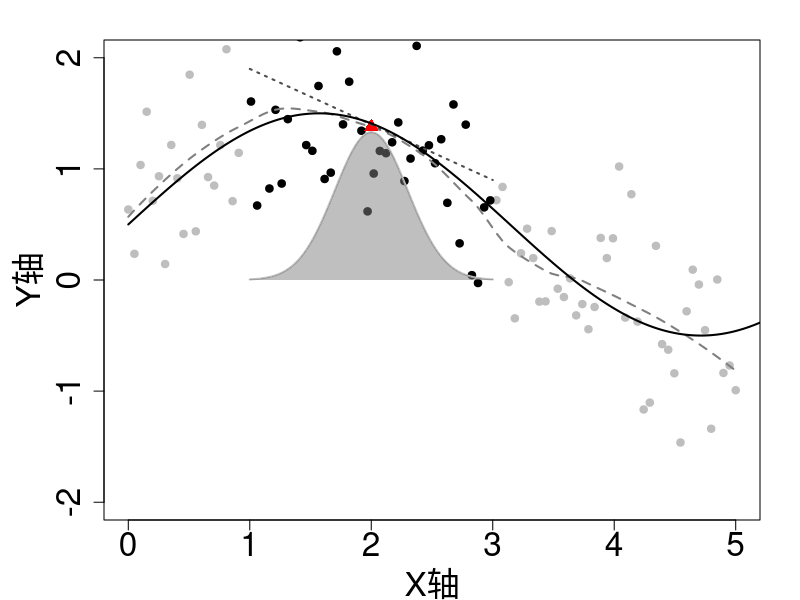

The R script that drew this image:
set.seed(6)
x = seq(0, 5, length.out = 100)
data <- data.frame(
  x = seq(0, 5, length.out = 100),
  y = sin(x) + 0.5 + rnorm(100, sd = 0.5)
)

loess_model <- loess(y ~ x, data = data, span = 0.5)

x_value <- 2
y_fit <- predict(loess_model, newdata = data.frame(x = x_value))
slope <- predict(loess_model, newdata = data.frame(x = x_value), se = TRUE)$se.fit
pdf("局部回归示例图.pdf", width = 10, height = 6, family = "GB1")
par(mar = c(4, 5.2, 2, 2), mgp = c(3, 1, 0))
plot(data$x, data$y, main = "", 
     xlab = "X轴", ylab = "Y轴", pch = 19, col = "gray", xlim = c(0, 5), ylim = c(-2, 2), cex.lab = 2, cex.axis = 2)
points(data$x[data$x >= 1 & data$x <= 3], data$y[data$x >= 1 & data$x <= 3], 
       pch = 19, col = "black")

lines(data$x, predict(loess_model), col = "gray50", lwd = 2, lty = 2)

points(x_value, y_fit, pch = 17, col = "red", cex = 1.5)

slope <- predict(loess_model, newdata = data.frame(x = x_value), se = TRUE)$se.fit
intercept <- y_fit - slope * x_value
x_line <- seq(1, 3, length.out = 2) # x的取值范围从1到3
y_line <- 2.4-0.5* x_line
lines(x_line, y_line, col = "gray30", lwd = 2, lty = 3)

lines(seq(0, 10, length.out = 1000), sin(seq(0, 10, length.out = 1000))+0.5, col = "black", lwd = 2)

curve(dnorm(x, mean = 2, sd = 0.3), add = TRUE, col = "gray", lwd = 2, from = 1, to = 3)

x_seq <- seq(1, 3, length.out = 1000)
y_seq <- dnorm(x_seq, mean = 2, sd = 0.3)

polygon(c(x_seq, rev(x_seq)), c(y_seq, rep(0, length(y_seq))), col = rgb(0.5, 0.5, 0.5, 0.5), border = NA)
dev.off()
